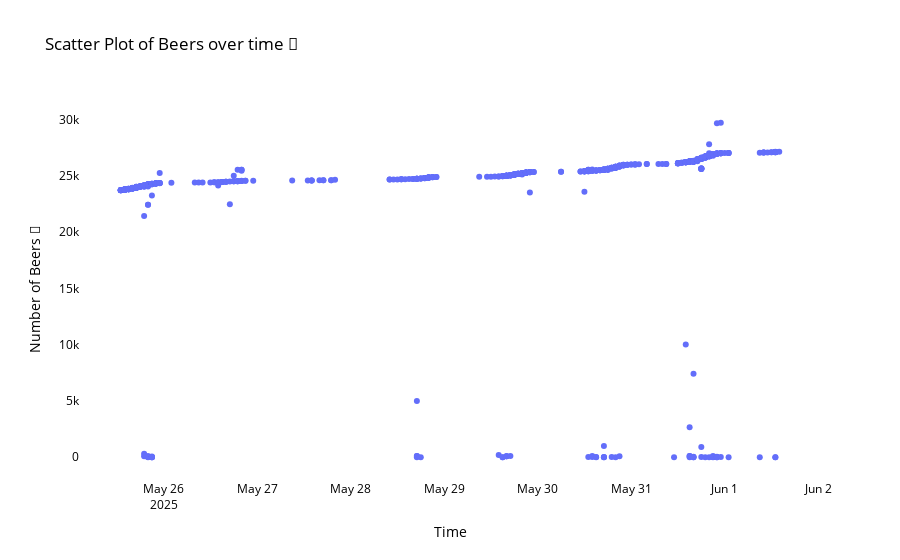

Write notebook code for a chart like this one.
### Markdown cell above
## Rate of Beers
The first few parsed messages are shown below.

### Code cell
# Scatter plot of number and hour for 'added' rows using plotly

# Ensure 'datetime' column exists
chat_df['datetime'] = pd.to_datetime(chat_df['date'] + ' ' + chat_df['time'], errors='coerce')

# Filter for rows with a valid n_beers value
added_df = chat_df.dropna(subset=["n_beers"])
added_df = added_df.sort_values('datetime')
added_df['hour'] = added_df['datetime'].dt.floor('h')

# drop rows where n_beers is greater than 100_000
added_df = added_df[added_df['n_beers'] <= 100_000]


fig = px.scatter(
    added_df,
    x='hour',
    y='n_beers',
    labels={'hour': 'Hour', 'n_beers': '🍻'},
    title='Scatter Plot of Beers over time 🍻',
    hover_data=['message', 'n_beers'],
)
fig.update_layout(
    plot_bgcolor='white',
    paper_bgcolor='white',
    font=dict(color='black'),
    xaxis_title='Time',
    yaxis_title='Number of Beers 🍻'
)
fig.show()

### Figure 1 — Plotly figure (JSON) as saved in the notebook; plotly's stock layout.template omitted (floating-point values rounded to 4 significant figures; data arrays with more than 128 entries replaced by an {"elided": "..."} marker saying what was removed)
{"data": [{"customdata": {"elided": "673x1 str values"}, "hovertemplate": "Hour=%{x}<br>🍻=%{y}<br>message=%{customdata[0]}<extra></extra>", "legendgroup": "", "marker": {"color": "#636efa", "symbol": "circle"}, "mode": "markers", "name": "", "orientation": "v", "showlegend": false, "type": "scatter", "x": {"elided": "673 str values"}, "xaxis": "x", "y": {"elided": "673 int values"}, "yaxis": "y"}], "layout": {"font": {"color": "black"}, "legend": {"tracegroupgap": 0}, "paper_bgcolor": "white", "plot_bgcolor": "white", "title": {"text": "Scatter Plot of Beers over time 🍻"}, "xaxis": {"anchor": "y", "domain": [0, 1], "title": {"text": "Time"}}, "yaxis": {"anchor": "x", "domain": [0, 1], "title": {"text": "Number of Beers 🍻"}}}}
